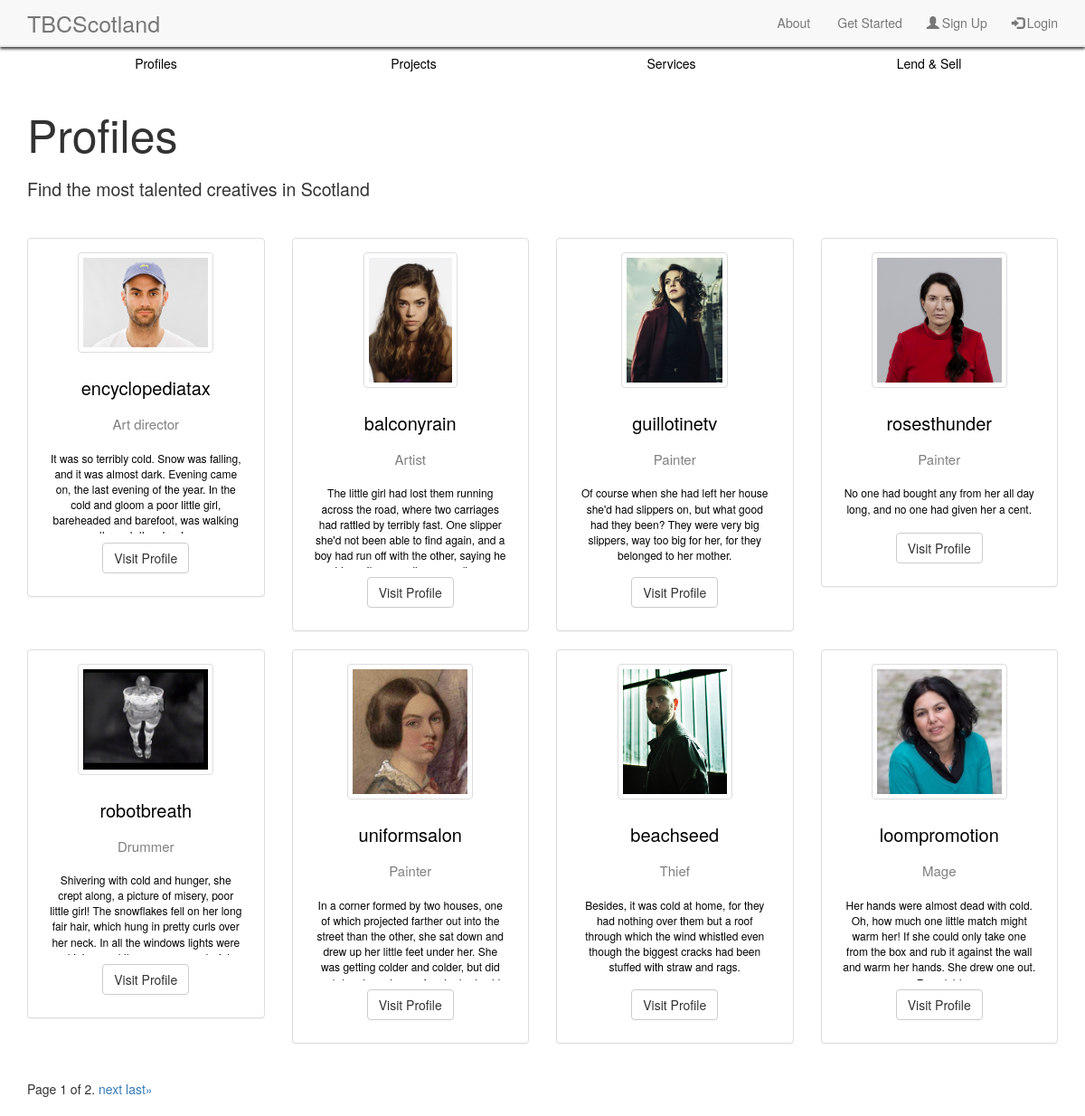
Before: /tbc/profiles/ with the older database file.
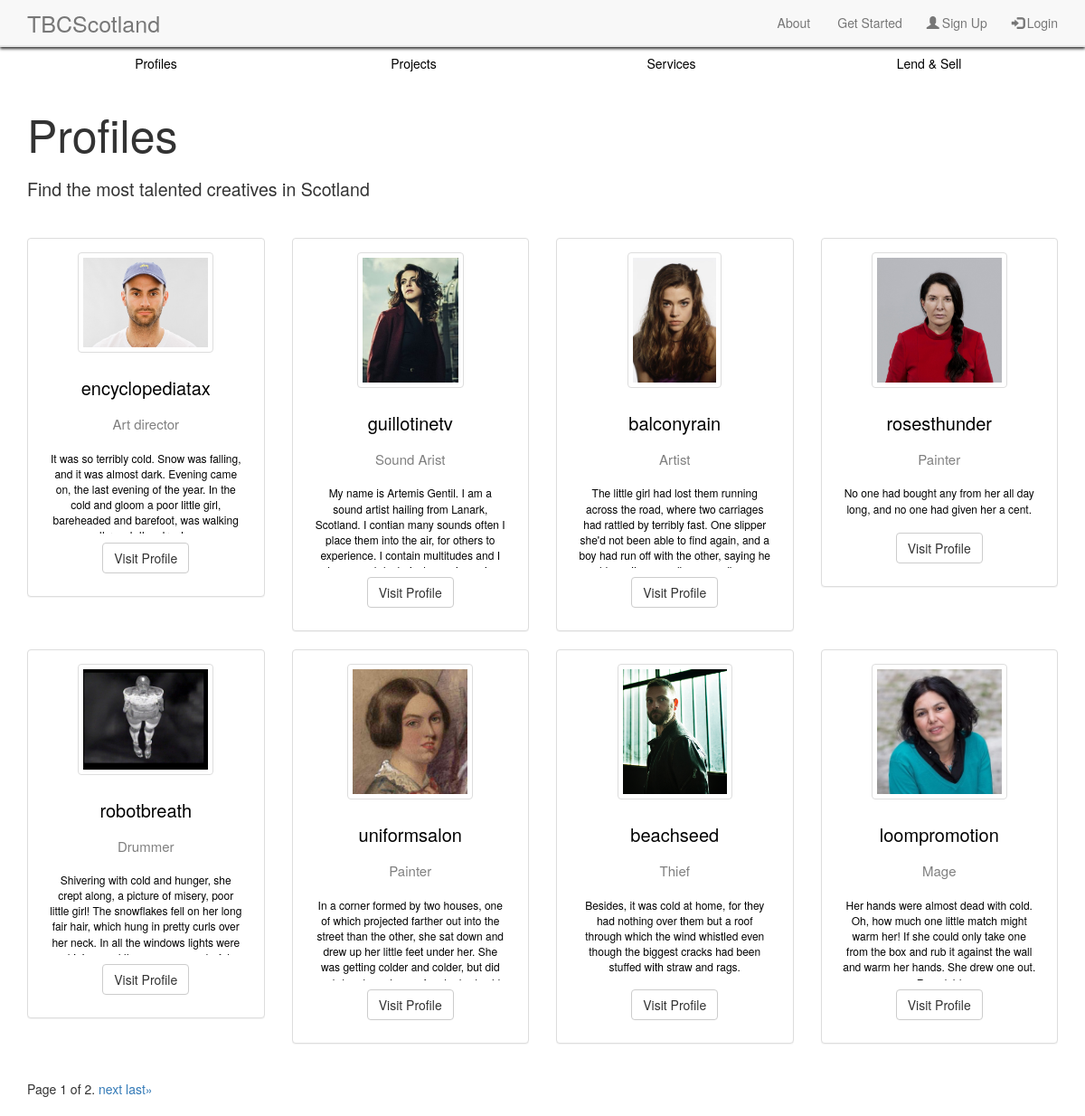
After: the same page with the newer database file.
### tbc/models.py (models this page shows, shortened)
class Profile(models.Model):
    user = models.OneToOneField(User, blank=True)
    firstname = models.CharField(max_length=128, blank=True)
    lastname = models.CharField(max_length=128, blank=True)
    username = models.CharField(max_length=128, unique=True)
    profession = models.CharField(max_length=128, blank=True)
    image = models.ImageField(upload_to='profile_images', default='default_profile.jpg')
    skills = models.TextField(blank=True)
    education = models.TextField(blank=True)
    aboutme = models.TextField(blank=True)
    slug = models.SlugField(unique=True)
    views = models.IntegerField(default=0)
    location = models.CharField(max_length=128, blank=True)

### tbc/views.py (the view)
# urls.py: url(r'^profiles/(?P<profile_name_slug>[\w\-]+)/$', views.show_profile, name='show_profile'),
def profiles(request):
    profiles_list = Profile.objects.all().order_by('-views')
    paginator = Paginator(profiles_list, 8)
    page = request.GET.get('page', 1)
    profiles = paginator.page(page)
    context_dict = {'profiles': profiles}
    return render(request, 'tbc/profiles.html', context_dict)

### templates/tbc/profiles.html (shortened to what this page needs)
{% extends 'tbc/base.html' %}
{% load staticfiles %}
{% block body_block %}
<div class="container">
    <div class="row" style="height:20px;"></div>
  <h1 style="font-size:50px">Profiles</h1>
<div class="row" style="height:10px;"></div>
<div style="font-size:140%;">Find the most talented creatives in Scotland</div>
<div class="row" style="height:40px;"></div>
{% if profiles %}
<div class="row">
    {% for profile in profiles %}
    <div class="col-lg-3">
        <div class="panel panel-default text-center">
        <div class="panel-body">
            <img class="thumbnail_image" src="{{ profile.image.url }}">
            <h3 class="thumbnail_header">{{ profile.username }}</h3>
            <p class="keywords">{{ profile.profession }}</p>
            <p class="textinthumbnail">{{ profile.aboutme }}</p>
            <p><a href="{% url 'show_profile' profile.slug %}"><button type="button" class="btn btn-default">Visit Profile</button></a></p>
        </div>
        </div>
    </div>
    {% if forloop.counter|divisibleby:"4" and not forloop.last %}
    <div class="row"></div>
    {% endif %}
    {% endfor %}
</div>
{% endif %}
<div class ="row">
    <div class="col-lg-3">
        <div class="pagination">
            <span class="step-links">
                <span class="current">Page {{ profiles.number }} of {{ profiles.paginator.num_pages }}.</span>
                {% if profiles.has_next %}
                <a href="?page={{ profiles.next_page_number }}">next</a>
                <a href="?page={{ profiles.paginator.num_pages }}">last&raquo;</a>
                {% endif %}
            </span>
        </div>
    </div>
</div>
</div>
{% endblock %}

### templates/tbc/base.html (shortened to what this page needs)
{% load staticfiles %}
<!DOCTYPE html>
<html>
<head>
    <link rel="stylesheet" href="https://maxcdn.bootstrapcdn.com/bootstrap/3.4.0/css/bootstrap.min.css">
    <link rel="stylesheet" type="text/css" href="//cdn.jsdelivr.net/npm/slick-carousel@1.8.1/slick/slick.css"/>
    <link rel="stylesheet" href="http://kenwheeler.github.io/slick/slick/slick-theme.css">
    <link rel="stylesheet" type="text/css" href="{% static 'css/cssmain.css' %}">
</head>
<body>
    <nav class="navbar navbar-default navbar-fixed-top">
      <div class="container">
        <div class="navbar-header">
            <a class="navbar-brand" href="{% url 'home' %}">TBCScotland</a>
        </div>
        <div id="navbar" class="navbar-collapse collapse" aria-expanded="false" style="height: 1px;">
          <ul class="nav navbar-nav navbar-right">
             <li><a href="{% url 'about' %}">About</a></li>
             <li><a href="{% url 'getstarted' %}">Get Started</a></li>
             {% if user.is_authenticated %}
             <li><a href="{% url 'editprofile' %}"><span class="glyphicon glyphicon-user"></span>{{user.username}} - Edit Profile</a></li>
             <li><a href="{% url 'logout' %}"><span class="glyphicon glyphicon-log-in"></span>Logout</a></li>
             {% else %}
             <li><a href="{% url 'signup' %}"><span class="glyphicon glyphicon-user"></span>Sign Up</a></li>
             <li><a href="{% url 'login' %}"><span class="glyphicon glyphicon-log-in"></span>Login</a></li>
             {% endif %}
         </ul>
     </div>
 </div>
</nav>
<div class="container second_nav text-center">
    <div class='col-sm-3'>
        <a id="catButton" href="{% url 'profiles' %}">Profiles</a>
    </div>
    <div class='col-sm-3'>
        <a id="catButton" href="{% url 'projects' %}">Projects</a>
    </div>
    <div class='col-sm-3'>
        <a id="catButton" href="{% url 'services' %}">Services</a>
    </div>
    <div class='col-sm-3'>
        <a id="catButton" href="{% url 'lendandsell' %}">Lend & Sell</a>
    </div>
</div>
{% block body_block %}
{% endblock %}
</body>
</html>

### static/css/cssmain.css (style rules this page uses)
.navbar-fixed-top { box-shadow: 0px 2px 3px 0px; border-width: 0 0 2px; }
.glyphicon { top: 1px; right: 3px; }
#catButton { position: relative; color: black; text-decoration: none; }
.navbar-brand { font-size: 25px; background-color: #f8f8f8; }
.second_nav { margin-top: 60px; }
body { background-color: white; }
.keywords { color: grey; font-size: 15px; text-align: center; }
.thumbnail_header { border: none; outline: 0; padding: 8px; color: black; text-align: center; width: 100%; font-size: 20px; }
.thumbnail_image { display: block; margin-left: auto; margin-right: auto; margin-bottom:10px; border: 1px solid #ddd; border-radius: 4px; padding: 5px; max-width: 150px; max-height: 150px; }
.textinthumbnail { border: none; outline: 0; padding: 8px; color: black; text-align: center; width: 100%; font-size: 12px; max-height: 100px; overflow: hidden; }

Changed rows visible on the page:
changed Profile "guillotinetv": profession "Painter" → "Sound Arist"; aboutme "Of course when she had left her house she'd had slippers on, but what good had they been? They were very big slippers, way too big for her, for they belonged to her mother." → "My name is Artemis Gentil. I am a sound artist hailing from Lanark, Scotland. I contian many sounds often I place them into the air, for others to experience. I contain multitudes and I…"; moves up the list
